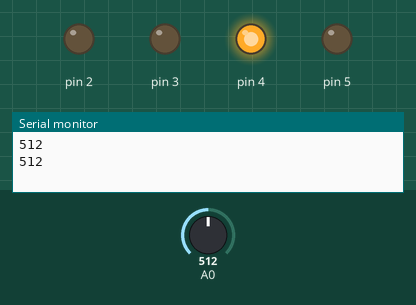
Recording of a sketch running on a simulated Arduino Uno, built with avr-gcc and run on an emulated ATmega328P. Shown: output pins drawn as LEDs (lit = HIGH), the last lines printed to the serial monitor. Inputs (shaded band) come from the test bench; at power-on: A0 = 512.

Above: at 1.8 s.
1.9 s: A0 set to 492
At 3.2 s:
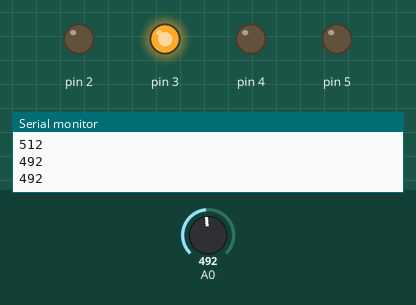
3.5 s: A0 set to 271
5.2 s: A0 set to 238
At 6.4 s:
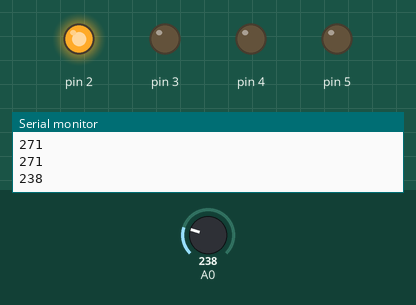
7.5 s: A0 set to 775
At 9.1 s:
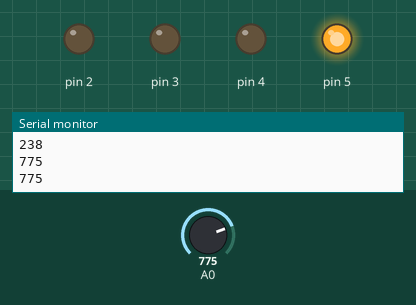
9.5 s: A0 set to 753
At 10.6 s:
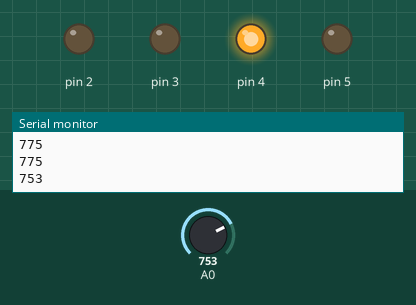
11.5 s: A0 set to 900
At 13.4 s:
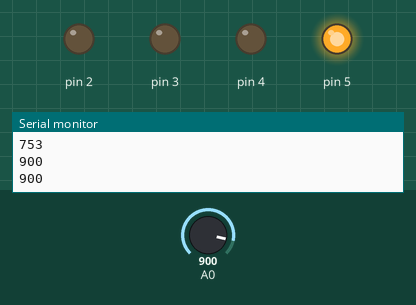
Timing chart, 0 to 14.5 s (numbered marks = the images above; inputs shaded):
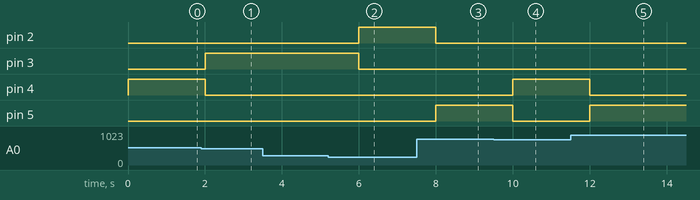

The sketch:

_05_potentiometer.ino
```cpp
void setup() {
  // put your setup code here, to run once:
  Serial.begin(9600);
  pinMode(2,OUTPUT);
  pinMode(3,OUTPUT);
  pinMode(4,OUTPUT);
  pinMode(5,OUTPUT);
}

void loop() {
  // put your main code here, to run repeatedly:
  int val = analogRead(0);
  Serial.println(val);

  if(val<255){
    digitalWrite(2,HIGH);
    digitalWrite(3,LOW);
    digitalWrite(4,LOW);
    digitalWrite(5,LOW);
  }else if(val<510){
    digitalWrite(2,LOW);
    digitalWrite(3,HIGH);
    digitalWrite(4,LOW);
    digitalWrite(5,LOW);
  }else if(val<765){
    digitalWrite(2,LOW);
    digitalWrite(3,LOW);
    digitalWrite(4,HIGH);
    digitalWrite(5,LOW);
  }else{
    digitalWrite(2,LOW);
    digitalWrite(3,LOW);
    digitalWrite(4,LOW);
    digitalWrite(5,HIGH);
  }
  delay(1000);
}
```

Measured:
- the behaviour switches between 510 and 509 on A0 (found by bisection; images 0 and 1)
- the behaviour switches between 255 and 254 on A0 (found by bisection; images 1 and 2)
- the behaviour switches between 765 and 764 on A0 (found by bisection; images 3 and 4)
- after the input at 1.9 s, pin 3: LOW → HIGH after 0.10 s; pin 4: HIGH → LOW after 0.10 s
- after the input at 5.2 s, pin 2: LOW → HIGH after 0.80 s; pin 3: HIGH → LOW after 0.80 s
- after the input at 7.5 s, pin 2: HIGH → LOW after 0.50 s; pin 5: LOW → HIGH after 0.50 s
- after the input at 9.5 s, pin 4: LOW → HIGH after 0.50 s; pin 5: HIGH → LOW after 0.50 s
- after the input at 11.5 s, pin 4: HIGH → LOW after 0.50 s; pin 5: LOW → HIGH after 0.50 s
